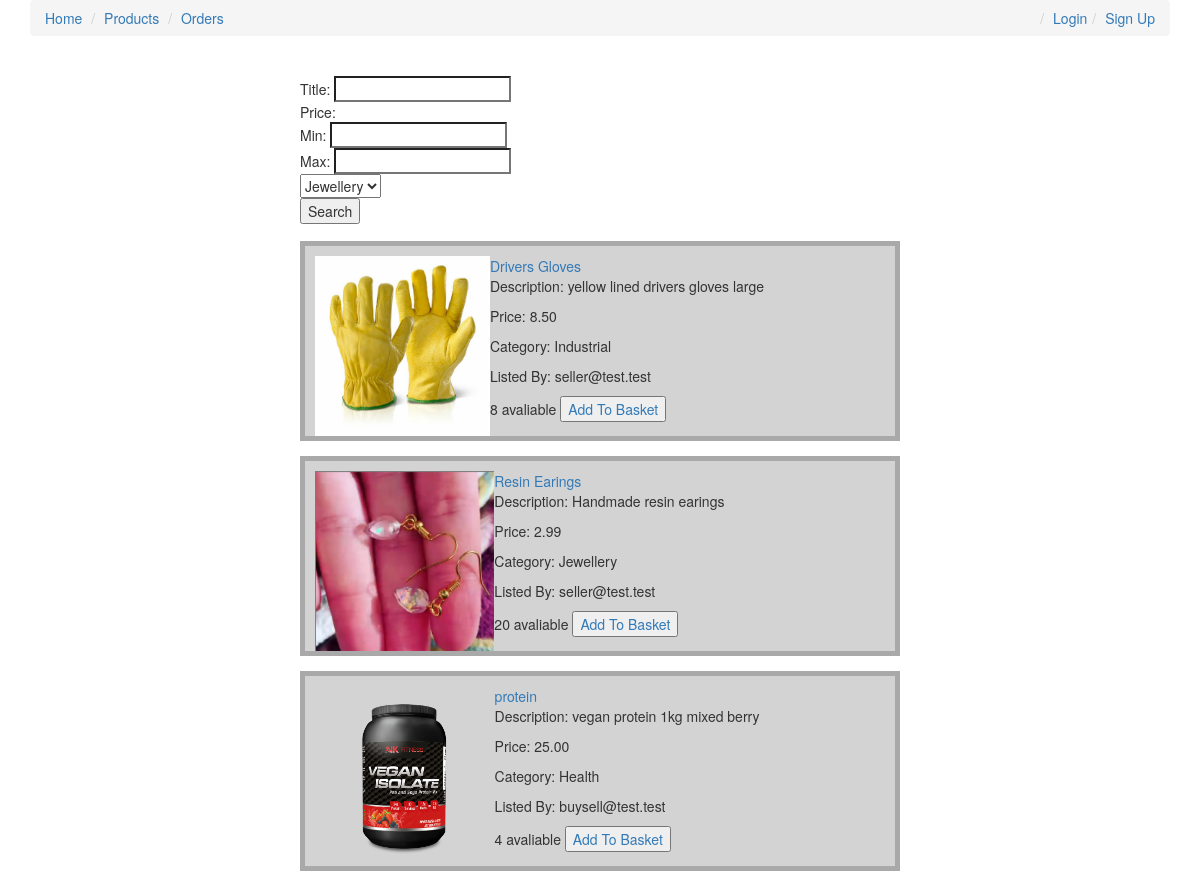
/products/product_list/, run on the app's committed database.
### products/models.py (models this page shows, shortened)
class Product(models.Model):
	item_id = models.IntegerField(unique=True)
	title = models.CharField(max_length=120)
	image = models.ImageField(upload_to='images', blank=True)
	description = models.TextField(blank=True, null=True)
	price = models.DecimalField(decimal_places=2, max_digits=10000)
	category = models.ForeignKey(Category, on_delete=models.CASCADE)
	summary = models.TextField(blank=False,null=False)
	quantity = models.PositiveIntegerField()
	featured = models.BooleanField()
	listedBy = models.ForeignKey(CustomUser, on_delete=models.CASCADE)
	def get_absolute_url(self):
		return reverse('products:product_detail', kwargs={'item_id': self.item_id})

class Category(models.Model):
	category = models.CharField(max_length=120)
	def __str__(self):
		return self.category

### accounts/models.py (models this page shows)
class CustomUser(AbstractBaseUser, PermissionsMixin):
	email = models.EmailField(_('email address'), unique=True)
	first_name = models.CharField(max_length=40)
	last_name = models.CharField(max_length=40)
	is_buyer = models.BooleanField(default=True)
	is_seller = models.BooleanField(default=False)
	is_staff = models.BooleanField(default=False)
	is_active = models.BooleanField(default=True)
	date_joined = models.DateTimeField(default=timezone.now)
	stripe_customer_id = models.CharField(max_length=40)
	stripe_seller_id = models.CharField(max_length=40, default= '')
	stripe_seller_TOS_accepted = models.BooleanField(default=False)
	USERNAME_FIELD = 'email'
	REQUIRED_FIELDS = []
	objects = CustomUserManager()
	def __str__(self):
		return self.email

### products/views.py (the view)
# urls.py: path('product_list/', views.product_list_view, name = 'product_list'),
def product_list_view(request, *args, **kwargs):
	queryset = Product.objects.all()
	title_search_query = request.GET.get('title_search')
	price_min_query = request.GET.get('price_min')
	price_max_query = request.GET.get('price_max')
	try:
		category_query = Category.objects.get(category = request.GET.get('category'))
	except Category.DoesNotExist:
		category_query = ''
	if price_min_query is None or price_min_query == '':
		price_min_query = 0.00
	if price_max_query is None or price_max_query == '':
		arg = Product.objects.all().order_by('-price').first()
		price_max_query = arg.price
	queryset = queryset.filter(price__range=(price_min_query, price_max_query))
	if title_search_query != '' and title_search_query is not None:
		queryset = queryset.filter(title__icontains=title_search_query).filter(price__range=(price_min_query, price_max_query))
	if category_query != '' and category_query is not None:
		queryset = queryset.filter(category=category_query)
	context = {
		'object_list' : queryset
	}
	return render(request, 'products/product_list.html', context)

### django_marketplace/products/templates/products/product_list.html (shortened to what this page needs)
{% extends 'base.html' %}
{% block content %}
<br>
<div class='search'>
	<form method='GET' action='.'>
		Title: <input type="search" name="title_search">
		<br>
		Price:
		<br>
			Min: <input type="search" name="price_min">
		<br>
			Max: <input type="search" name="price_max">
		<br>
		<select name = "category">
			<option value = "Jewellery" selected>Jewellery</option>
		</select>
		<br>
		<button type="submit"> Search </button>
	</form>
</div>
{% for instance in object_list %}
<div class="listing">
<a href='{{ instance.get_absolute_url }}' > {{ instance.title }} </a>
{% if instance.image %}
<img src="{{ instance.image.url }}">
{% endif %}
<p> Description: {{ instance.description }} </p>
<p> Price: {{ instance.price }} </p>
<p> Category: {{ instance.category }}</p>
<p> Listed By: {{ instance.listedBy }}</p>
<p>{{ instance.quantity }} avaliable <a href="{% url 'products:add_to_basket' instance.item_id 1 %}"><button>Add To Basket</button></a></p>
</div>
{% endfor %}
{% endblock %}

### static/css/style.css (style rules this page uses)
.listing { position: relative; background-color: lightgrey; border: 5px solid darkgrey; margin-top: 15px; padding: 10px; height: 200px; left:25%; width: 50%; text-align: left; }
img { max-height: 180px; float: left }
.search { position: relative; height: 150px; left:25%; width: 50%; text-align: left; }

### data on the page
Product: title "Drivers Gloves", image (picture), description "yellow lined drivers gloves large", price "8.50", category "Industrial", listedBy "seller@test.test", quantity "8"
Product: title "Resin Earings", image (picture), description "Handmade resin earings", price "2.99", category "Jewellery", listedBy "seller@test.test", quantity "20"
Product: title "protein", image (picture), description "vegan protein 1kg mixed berry", price "25.00", category "Health", listedBy "buysell@test.test", quantity "4"
